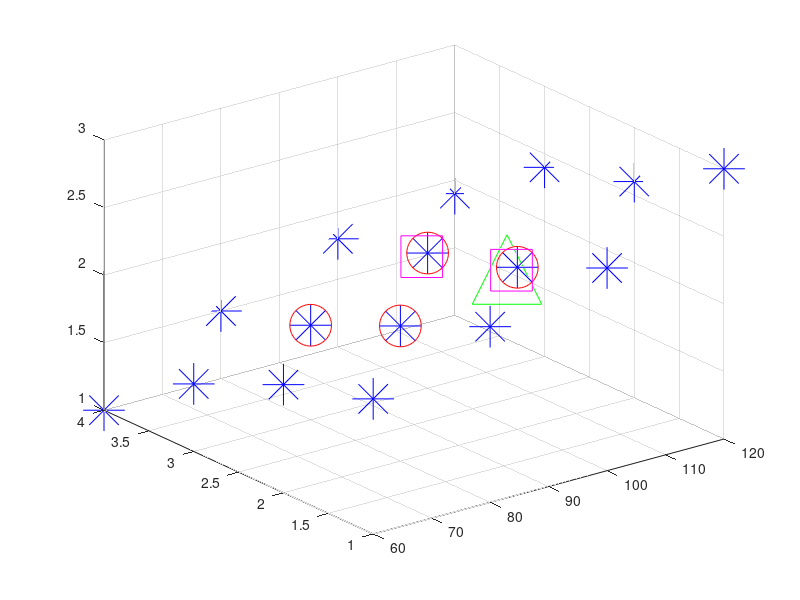

MATLAB code for this plot:
clear
clc
close all

X = [60 80 100 120]';
Y = [1 2 3 4]';

zz = [2 1.8 1.5 1;2.3 2.0 1.7 1.5;2.5 2.2 2.0 1.8;3 2.6 2.4 1.9];

fig = figure();
set(fig,'color','white')
set(gca,'FontSize',18)

for row = 1:length(X)
    for col = 1:length(Y)
        plot3(X(row),Y(col),zz(row,col),'b*','MarkerSize',30)
        hold on
    end
end

grid on

xstar = 99;
ystar = 2.05;

idx = 1;
while xstar > X(idx)
    idx = idx + 1;
end
x1 = X(idx-1);
x2 = X(idx);

jdx = 1;
while ystar > Y(jdx)
    jdx = jdx + 1;
end
y1 = Y(jdx-1);
y2 = Y(jdx);

z11 = zz(idx-1,jdx-1);
z12 = zz(idx-1,jdx);
z21 = zz(idx,jdx-1);
z22 = zz(idx,jdx);

plot3(x1,y1,z11,'ro','MarkerSize',30)
plot3(x2,y1,z21,'ro','MarkerSize',30)
plot3(x1,y2,z12,'ro','MarkerSize',30)
plot3(x2,y2,z22,'ro','MarkerSize',30)

zU = z12 + (z22-z12)/(x2-x1)*(xstar-x1);
zL = z11 + (z21-z11)/(x2-x1)*(xstar-x1);

plot3(xstar,y2,zU,'ms','MarkerSize',30)
plot3(xstar,y1,zL,'ms','MarkerSize',30)

zstar = zL + (zU-zL)/(y2-y1)*(ystar-y1);

plot3(xstar,ystar,zstar,'g^','MarkerSize',50)
